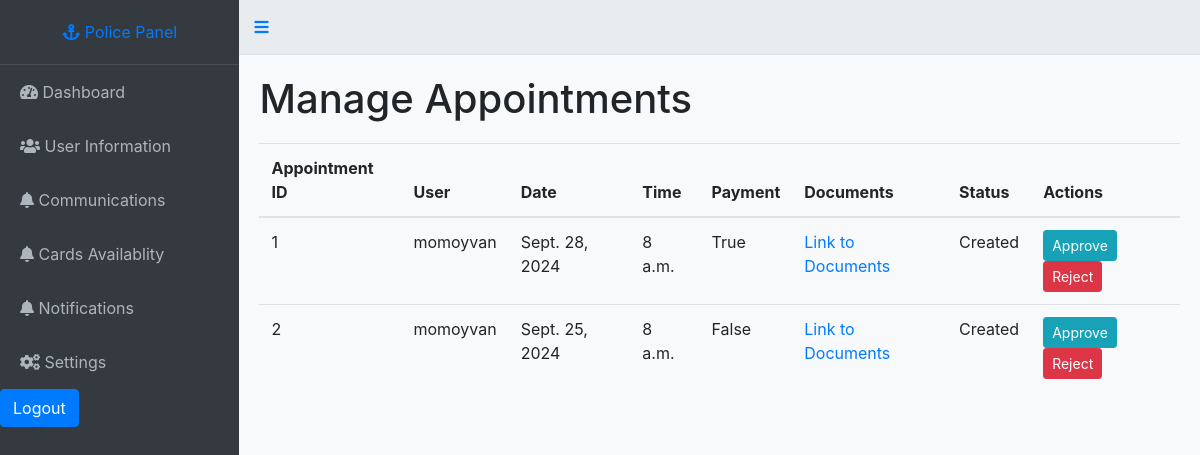
Page /police/manage-appointments/ on the earlier database version.
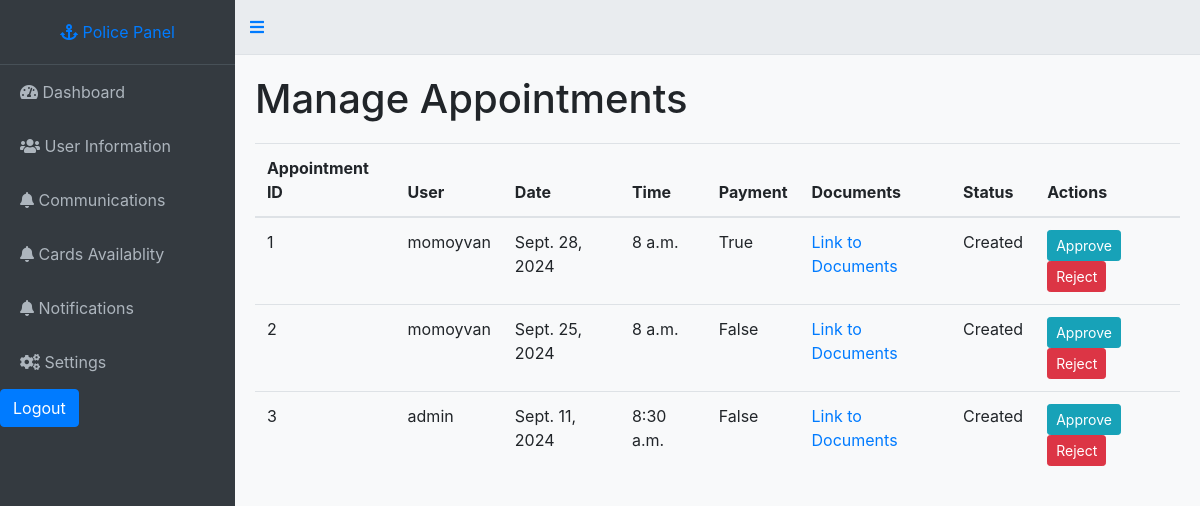
Same page on the later database version.
### booking/models.py (models this page shows)
class Appointment(models.Model):
    STATUS_CHOICES = (
        ('created', 'Created'),
        ('pending', 'Pending'),
        ('approved', 'Approved'),
        ('rejected', 'Rejected'),
    )
    CARD_CHOICES = (
        ('created', 'Created'),
        ('pending', 'Pending'),
        ('blocked', 'Blocked')
    )
    user = models.ForeignKey(User, on_delete=models.CASCADE)
    officer = models.ForeignKey(User, related_name='appointments', on_delete=models.CASCADE, null=True, blank=True)
    office = models.ForeignKey(Office, on_delete=models.CASCADE)
    date = models.DateField()
    time = models.TimeField()
    paid = models.BooleanField(default=False)
    status = models.CharField(max_length=20, choices=STATUS_CHOICES, default='Created')
    card_status = models.CharField(max_length=20, choices=CARD_CHOICES, default="pending")

class User(AbstractUser):
    ROLE_CHOICES = [
        ('user', 'User'),
        ('officer', 'Police Officer'),
        ('admin', 'Super Admin'),
    ]
    email = models.CharField(max_length=100, default='user@gmail.com')
    role = models.CharField(max_length=10, choices=ROLE_CHOICES, default='user')
    name = models.CharField(max_length=100, default='user')  # Provide a default value
    phone = models.CharField(max_length=15, default='0000000000')  # Provide a default value
    address = models.TextField(null=True, blank=True)  # Temporarily allow null
    profile_picture = models.ImageField(upload_to='profile_pics/', null=True, blank=True)

### booking/views.py (the view)
# urls.py: path('police/manage-appointments/', views.manage_appointments, name='manage_appointments'),
def manage_appointments(request):
    appointments = Appointment.objects.all()
    return render(request, 'panel/police/manage_appointments.html', {'appointments': appointments})

### booking/templates/panel/police/manage_appointments.html (shortened to what this page needs)
{% load static %}
<!DOCTYPE html>
<html lang="en">
<head>
    <link rel="stylesheet" href="https://stackpath.bootstrapcdn.com/bootstrap/4.5.2/css/bootstrap.min.css">
    <link rel="stylesheet" href="https://cdnjs.cloudflare.com/ajax/libs/font-awesome/5.15.3/css/all.min.css">
    <link rel="stylesheet" href="{% static 'css/user_panel.css' %}">
</head>
<body>
    <div class="dashboard">
        <div class="dashboard-nav">
            <header>
                <a href="#" class="brand-logo"><i class="fas fa-anchor"></i> <span>Police Panel</span></a>
            </header>
            <nav class="dashboard-nav-list">
                <a href="{% url 'officer_panel' %}" class="dashboard-nav-item"><i class="fas fa-tachometer-alt"></i> Dashboard</a>
                <a href="{% url 'user_information' %}" class="dashboard-nav-item"><i class="fas fa-users"></i> User Information</a>
                <a href="{% url 'communications' %}" class="dashboard-nav-item"><i class="fas fa-bell"></i> Communications</a>
                <a href="{% url 'card_status' %}" class="dashboard-nav-item"><i class="fas fa-bell"></i> Cards Availablity</a>
                <a href="{% url 'notifications' %}" class="dashboard-nav-item"><i class="fas fa-bell"></i> Notifications</a>
                <a href="#" class="dashboard-nav-item"><i class="fas fa-cogs"></i> Settings</a>
            </nav>
            <a href="{% url 'logout' %}" class="btn btn-primary">Logout</a>
        </div>
        <main class="dashboard-app">
            <header class="dashboard-toolbar">
                <a href="#!" class="menu-toggle"><i class="fas fa-bars"></i></a>
            </header>
            <div class="dashboard-content">
                <h1>Manage Appointments</h1>
                <table class="table table-hover">
                    <thead>
                        <tr>
                            <th>Appointment ID</th>
                            <th>User</th>
                            <th>Date</th>
                            <th>Time</th>
                            <th>Payment</th>
                            <th>Documents</th>
                            <th>Status</th>
                            <th>Actions</th>
                        </tr>
                    </thead>
                    <tbody>
                        {% for appointment in appointments %}
                        <tr>
                            <td>{{ appointment.id }}</td>
                            <td>{{ appointment.user }}</td>
                            <td>{{ appointment.date }}</td>
                            <td>{{ appointment.time }}</td>
                            <td>{{ appointment.paid }}</td>
                            <td>
                                <a href="{% url 'view_docs' appointment.user_id %}">Link to Documents</a>
                            </td>
                            <td>{{ appointment.status }}</td>
                            <td>
                                {% if appointment.status == "Created" or appointment.status == "created" or appointment.status == "CREATED" %}
                                <a href="{% url 'approve_appointment' appointment.id %}" class="btn btn-info btn-sm">Approve</a>
                                <a href="{% url 'reject_appointment' appointment.id %}" class="btn btn-danger btn-sm">Reject</a>
                                {% endif %}
                            </td>
                        </tr>
                        {% endfor %}
                    </tbody>
                </table>
            </div>
        </main>
    </div>
</body>
</html>

### booking/static/css/user_panel.css (style rules this page uses)
.dashboard { display: flex; height: 100vh; }
.dashboard-nav { width: 250px; background-color: #343a40; color: #fff; position: relative; }
.dashboard-nav header { padding: 20px; text-align: center; border-bottom: 1px solid #475057; }
.dashboard-nav .dashboard-nav-list { padding: 0; list-style: none; }
.dashboard-nav .dashboard-nav-item { padding: 15px 20px; display: block; color: #adb5bd; text-decoration: none; transition: background-color 0.2s; }
.dashboard-app { flex-grow: 1; background-color: #f8f9fa; }
.dashboard-toolbar { padding: 15px; background-color: #e9ecef; border-bottom: 1px solid #dee2e6; }
.dashboard-content { padding: 20px; }
.dashboard-content h1 { margin-bottom: 20px; }
.btn-primary { color: #fff; background-color: #007bff; border-color: #007bff; }

Differences in the rows shown:
added Appointment: id "3", user "admin", date "Sept. 11, 2024", time "8:30 a.m.", paid "False", status "Created", shows "Approve"
